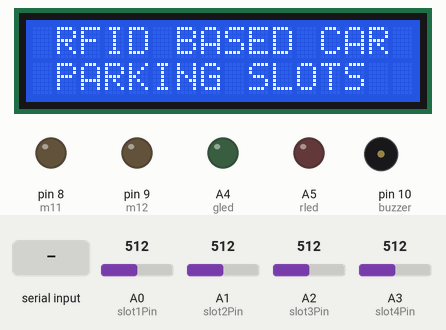
This sketch was run on a simulated Arduino Mega 2560, built with avr-gcc and run on an emulated ATmega2560. On the bench: 16×2 character LCD, output pins drawn as LEDs (lit = HIGH), buzzer (waves = sounding, pin HIGH). The inputs (shaded band) are chosen by the test bench; at power-on: A3 (slot4Pin) = 512, A0 (slot1Pin) = 512, A1 (slot2Pin) = 512, A2 (slot3Pin) = 512. WiFi joins after 1.5 s; servers stay silent unless stated; uploads are accepted with an empty reply; what the sketch prints to the serial monitor is not drawn.

Above: at 2.1 s.
At 4.9 s:
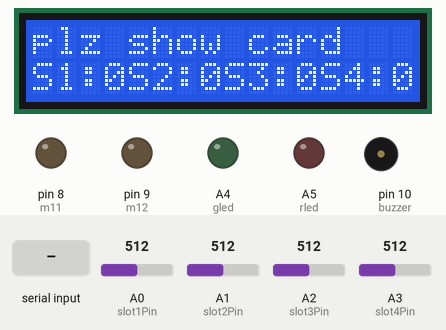
5.0 s: "1" received over Serial
At 7.9 s:
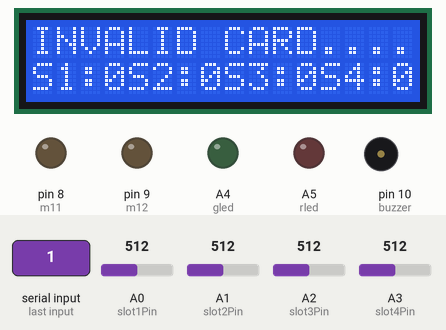
10.7 s: A3 (slot4Pin) set to 893
13.0 s: A3 (slot4Pin) set to 916
At 15.0 s:
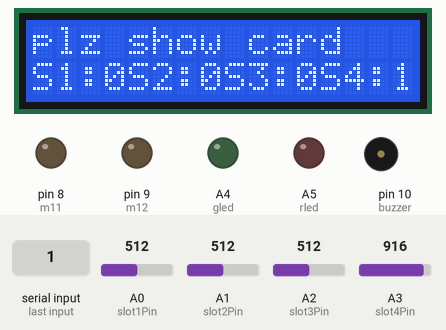
15.3 s: A0 (slot1Pin) set to 953
17.4 s: A0 (slot1Pin) set to 979
At 19.6 s:
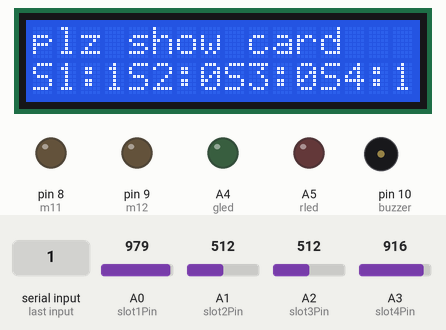
20.0 s: A1 (slot2Pin) set to 963
22.1 s: A1 (slot2Pin) set to 989
At 23.8 s:
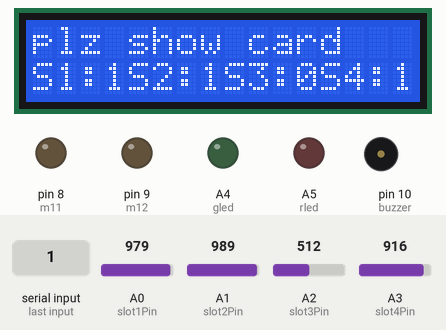
Timing chart, 0 to 25.3 s (numbered marks = the images above; inputs shaded):
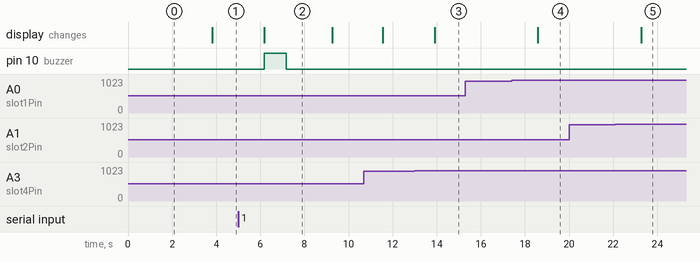

The sketch:

smart_parking_slots_cvsr.ino
```cpp
/*
 WiFiEsp example: WebClient

 This sketch connects to google website using an ESP8266 module to
 perform a simple web search.

 For more details see: http://yaab-arduino.blogspot.com/p/wifiesp-example-client.html
*/
// http://projectsiot.xyz/IoTProjects/TollBooth/tollbooth.php?a=A&b=5&c=6&d=3
#include "WiFiEsp.h"
#include<String.h>
#include <LiquidCrystal.h>

// Emulate Serial1 on pins 6/7 if not present
#ifndef HAVE_HWSERIAL1
#include "SoftwareSerial.h"
SoftwareSerial Serial1(12, 13); // RX, TX
#endif

LiquidCrystal lcd (2,3,4,5,6,7);

#define slot1Pin A0
#define slot2Pin A1
#define slot3Pin A2
#define slot4Pin A3


#define m11 8
#define m12 9
#define buzzer 10
#define gled A4
#define rled A5
 String S1 = "N";
String S2 = "N";
String S3 = "N";
String S4 = "N";

void lcdstring (int a, int b, String w);
int s1 = 0;
int s2 = 0;
int s3 = 0;
int s4 = 0;

unsigned int P1 = 0;
unsigned int P2 = 0;
unsigned int P3 = 0;
unsigned int P4 = 0;

String slot1 = "0";
String slot2 = "0";
String slot3 = "0";
String slot4 = "0";

int count1 = 0;                                          // count = 0
char input[12];

void beep ()
{
  digitalWrite(buzzer,HIGH);
  delay(1000);
  digitalWrite(buzzer,LOW);
  delay(100);
}

void forward ()
{
  digitalWrite(m11,HIGH);
  digitalWrite(m12,LOW);
}
void backward ()
{
  digitalWrite(m12,HIGH);
  digitalWrite(m11,LOW);
}
void stopp ()
{
  digitalWrite(m11,LOW);
  digitalWrite(m12,LOW);
}
char ssid[] = "project12";            // your network SSID (name)
char pass[] = "project123456";        // your network password
int status = WL_IDLE_STATUS;     // the Wifi radio's status

char server[] = "projectsiot.xyz";
String A = "GET /IoTProjects/CarParking/upload.php?a=";
String Z = " HTTP/1.1";
String str;

// Initialize the Ethernet client object
WiFiEspClient client;

void setup()
{
  // initialize serial for debugging
  Serial.begin(9600);
  lcd.begin(16,2);
lcd.clear();
   lcd.setCursor(0,0);
    lcd.print(" RFID BASED CAR ");

  lcd.setCursor(0,1);
    lcd.print(" PARKING SLOTS  ");
    delay(2000);

         pinMode(buzzer,OUTPUT);
 pinMode(m11,OUTPUT);
 pinMode(m12,OUTPUT);
 pinMode(gled,OUTPUT);
 pinMode(rled,OUTPUT);
 pinMode(slot1Pin,INPUT);
 pinMode(slot2Pin,INPUT);
 pinMode(slot3Pin,INPUT);
 pinMode(slot4Pin,INPUT);

 digitalWrite(rled,LOW);
digitalWrite(gled,LOW);

  // initialize serial for ESP module
  Serial1.begin(9600);
  // initialize ESP module
  WiFi.init(&Serial1);

  // check for the presence of the shield
  if (WiFi.status() == WL_NO_SHIELD) {
    Serial.println("WiFi shield not present");
    // don't continue
    while (true);
  }

  // attempt to connect to WiFi network
  while ( status != WL_CONNECTED) {
    Serial.print("Attempting to connect to WPA SSID: ");
    Serial.println(ssid);
    // Connect to WPA/WPA2 network
    status = WiFi.begin(ssid, pass);
  }

  // you're connected now, so print out the data
  Serial.println("You're connected to the network");

Serial.println("sending data ---1 ");
  Serial.println();
  Serial.println("Starting connection to server...");
  // if you get a connection, report back via serial
  if (client.connect(server, 80)) {
    Serial.println("Connected to server");
    // Make a HTTP request
    client.println("GET /IoTProjects/CarParking/upload.php?a=U&b=0&c=0&d=0 HTTP/1.1");
    client.println("Host: projectsiot.xyz");
    client.println("Connection: close");
    client.println();
  }
}

void loop()
{

s1 = analogRead(slot1Pin);
s2 = analogRead(slot2Pin);
s3 = analogRead(slot3Pin);
s4 = analogRead(slot4Pin);

Serial.print("ldr1 = "); Serial.println(s1);
Serial.print("ldr2 = "); Serial.println(s2);
Serial.print("ldr3 = "); Serial.println(s3);
Serial.print("ldr4 = "); Serial.println(s4);

lcd.setCursor(0,1);
    lcd.print("                     ");

if (s1>970)
{
  P1 = 1;
  S1 = "Y";
}
else
{
  P1 = 0;
  S1 = "N";
}
if (s2>970)
{
  P2 = 1;
  S2 = "Y";
}
else
{
  P2 = 0;
  S2 = "N";
}
if (s3>970)
{
  P3 = 1;
  S3 = "Y";
}
else
{
  P3 = 0;
  S3 = "N";
}
if (s4>900)
{
  P4 = 1;
  S4 = "Y";
}
else
{
  P4 = 0;
  S4 = "N";
}

lcd.setCursor(0,0);
    lcd.print("plz show card         ");
lcdstring(0,1,"S1:"+String(P1)+"S2:"+String(P2)+"S3:"+String(P3)+"S4:"+String(P4));
if(Serial.available())
   {
      count1 = 0;
      while(Serial.available() && count1 < 12)          // Read 12 characters and store them in input array
      {
         input[count1] = Serial.read();
         count1++;
         delay(5);
      }//WHILE
//

 Serial.println(input);                           // Print RFID tag number
   Serial.print("input[10] is "); Serial.println(input[10]);

if (input[10]=='1')
{
Serial.println("1st vehicle detected");
  if((P1==0)||(P2==0)||(P3==0)||(P4==0))
  {
    Serial.println("gate opening...........");

    lcdstring(0,0,"GATE OPENING............");
    forward ();
    delay(2000);
    lcdstring(0,0,"GATE - OPEN           ");
    stopp ();
    delay(5000);
     lcdstring(0,0,"GATE CLOSING............");
    backward ();
    delay(2000);
    stopp ();
    lcdstring(0,0,"GATE - CLOSE           ");
    delay(300);
  }
  else
  {

    lcdstring(0,0,"ALL SLOTS FULL       ");
  }
}
else if (input[10]=='9')
{
Serial.println("2nd vehicle detected");
  if((P1==0)||(P2==0)||(P3==0)||(P4==0))
  {
    Serial.println("gate opening...........");

    lcdstring(0,0,"GATE OPENING............");
    forward ();
    delay(2000);
    lcdstring(0,0,"GATE - OPEN           ");
    stopp ();
    delay(5000);
     lcdstring(0,0,"GATE CLOSING............");
    backward ();
    delay(2000);
    stopp ();
    lcdstring(0,0,"GATE - CLOSE           ");
    delay(300);

  }
  else
  {

    lcdstring(0,0,"ALL SLOTS FULL       ");
    delay(2000);
    lcdstring(0,0,"                       ");
  }
}
else
{

    lcdstring(0,0,"INVALID CARD...............      ");
    beep ();
    delay(2000);
    lcdstring(0,0,"                       ");
}


}
  str  = A  +S1 + "&b=" + S2 +"&c=" + S3 + "&d=" + S4 + Z;
  sndit ();
}
void sndit ()
{

Serial.print("str = "); Serial.println(A +S1 + "&b=" + S2 +"&c=" + S3 + "&d=" + S4 + Z);
Serial.println();
  // if the server's disconnected, stop the client
  if (!client.connected()) {
    Serial.println();
    Serial.println("Disconnecting from server...");
    client.stop();

    // do nothing forevermore
    //while (true);
  }
  client.flush();
   client.stop();
for(int x = 0; x<2; x++)
{
  delay(1000);
  Serial.println(x);
}
    Serial.println();
  Serial.println("Starting connection to server...");
  // if you get a connection, report back via serial
  if (client.connect(server, 80)) {
    Serial.println("Connected to server");
    // Make a HTTP request

    //client.println("GET /IoTProjects/TollBooth/tollbooth.php?a=A&b=5&c=6&d=3 HTTP/1.1");

  client.println(A + S1 + "&b=" + S2 +"&c=" + S3 + "&d=" + S4 + Z);

    client.println("Host: projectsiot.xyz");
    client.println("Connection: close");
    client.println();

}

}

void lcdstring (int a, int b, String w)
{
  lcd.setCursor(a,b);
  lcd.print(w);
}
```

Measured:
- the behaviour switches between 900 and 901 on A3 (slot4Pin) (found by bisection; images 2 and 3)
- after the input at 5.0 s, pin 10 (buzzer): LOW → HIGH after 1.2 s, → LOW 1.0 s later; the display: changes after 1.2 s (image 2)
- after the input at 13.0 s, the display: changes after 0.90 s (image 3)
- after the input at 15.3 s, every drawn part: stays the same
- after the input at 17.4 s, the display: changes after 1.2 s (image 4)
- after the input at 20.0 s, every drawn part: stays the same
- after the input at 22.1 s, the display: changes after 1.2 s (image 5)
- what the display in image 2 shows lasts 3.1 s, from 6.2 s to 9.3 s
